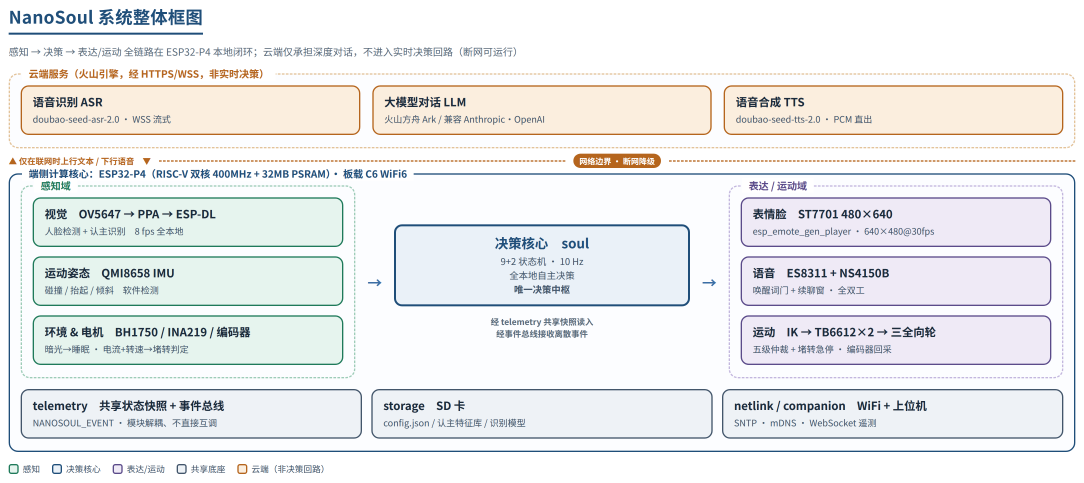
#> input picture docs/report/figures/fig_2_1_system.png, 3252 x 1448 px (shown at 1/3 size)
$ python -i build_intro.py   (imports and definitions only)
#> lines starting #> are read from the running program, lines starting #| are printed output that depends on the picture
#!/usr/bin/env python3
# -*- coding: utf-8 -*-
import math
import os
import subprocess
import zipfile
from pathlib import Path

from PIL import Image, ImageDraw, ImageFilter, ImageOps


ROOT = Path(__file__).resolve().parents[3]
OUT = ROOT / "media" / "video"
ASSETS = OUT / "assets"
SLIDES = OUT / "slides"
CLIPS = OUT / "clips"
AUDIO = OUT / "audio"
WORK = OUT / "work"
FINAL = OUT / "NanoSoul_intro_90s.mp4"
W, H, FPS = 1920, 1080, 30
VOICE = "NotoSansSC-Regular.otf"


def run(cmd):
    print("+", " ".join(str(x) for x in cmd))
    subprocess.run([str(x) for x in cmd], cwd=ROOT, check=True)


# [18 lines left out: function ffprobe_duration, not called in this run]


def fc_match(family):
#> further down, picture is the input picture: PIL image 3252x1448 RGB; mean R, G, B 235.3, 236.5, 237.3
    p = subprocess.run(
        ["fc-match", "-f", "%{file}", family],
        text=True,
        capture_output=True,
        check=True,
    )
    return p.stdout.strip()


FONT_REG = "/usr/share/fonts/google-noto-sans-cjk-vf-fonts/NotoSansCJK-VF.ttc"
# [2 lines that did not run here, left out]
FONT_BOLD = FONT_REG


# [4 lines left out: function font, not called in this run]


def ensure_dirs():
    for p in [ASSETS, SLIDES, CLIPS, AUDIO, WORK]:
        p.mkdir(parents=True, exist_ok=True)


# [27 lines left out: functions extract_logo, extract_report_media, not called in this run]


def fit_cover(img, size=(W, H)):
#> called with size = (1920, 1080)
    img = ImageOps.exif_transpose(img).convert("RGB")
    sw, sh = size
    scale = max(sw / img.width, sh / img.height)
#> scale = 0.746
    nw, nh = int(img.width * scale), int(img.height * scale)
#> nw = 2425; nh = 1080
    img = img.resize((nw, nh), Image.Resampling.LANCZOS)
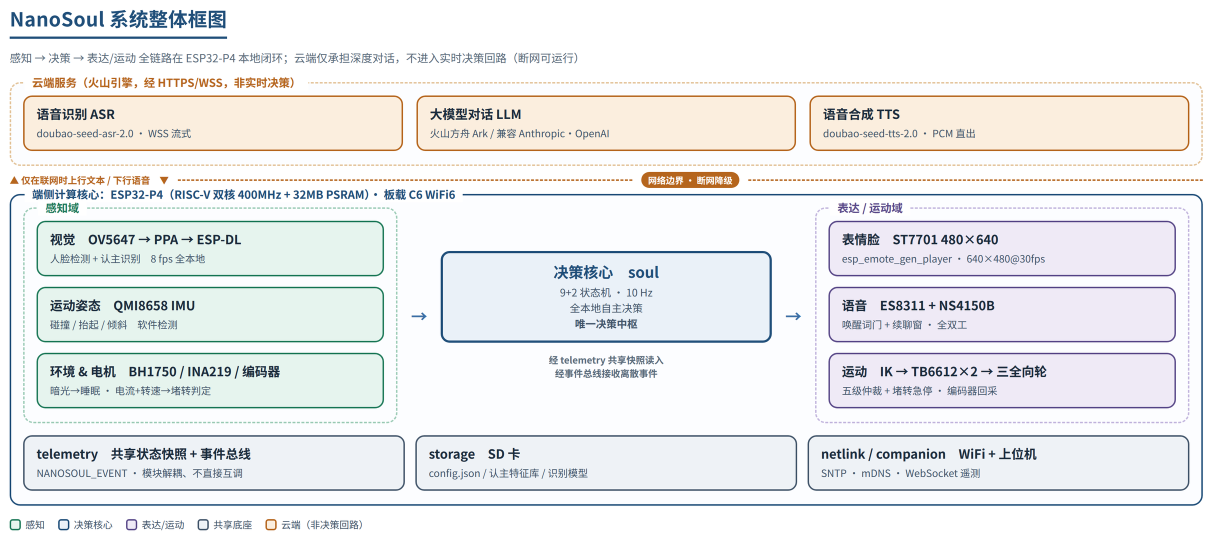
#> img: PIL image 2425x1080 RGB (shown at 1/2 size); mean R, G, B 235.1, 236.3, 237
    left = (nw - sw) // 2
#> left = 252
    top = (nh - sh) // 2
#> top = 0
    return img.crop((left, top, left + sw, top + sh))
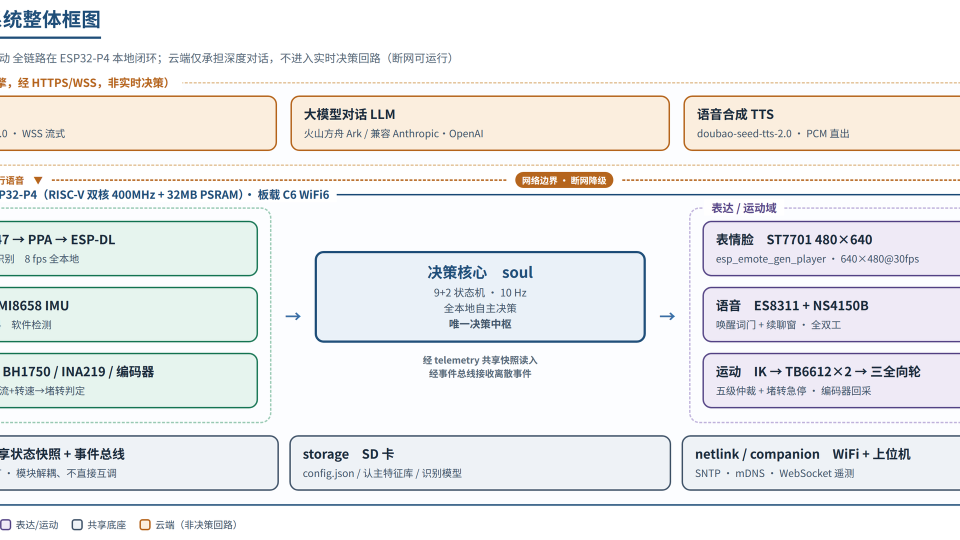
#> returned value: PIL image 1920x1080 RGB (shown at 1/2 size); mean R, G, B 235.6, 236.7, 237.4


# [41 lines left out: functions fit_contain, overlay_gradient, draw_wrapped, not called in this run]


def rounded_panel(draw, box, fill=(255, 255, 255, 225), outline=(31, 78, 121, 80)):
    draw.rounded_rectangle(box, radius=8, fill=fill, outline=outline, width=2)


# [88 lines left out: functions paste_logo, slide_title, slide_summary_core, slide_summary_tech, make_label, slide_diagram, not called in this run]


def slide_full_image(out_name, image_path):
    img = fit_contain(Image.open(image_path), (0, 0, W, H), fill=(255, 255, 255))
    img.save(SLIDES / out_name, quality=95)


# [287 lines left out: functions slide_photo, slide_outro, render_slides, still_clip, video_clip, concat_clips and 3 more, not called in this run]


# [2 lines not run here, left out]

>>> from PIL import Image
>>> picture = Image.open('../../../docs/report/figures/fig_2_1_system.png')
>>> result = fit_cover(picture)

$ run again, on docs/report/figures/fig_1_6_process.png
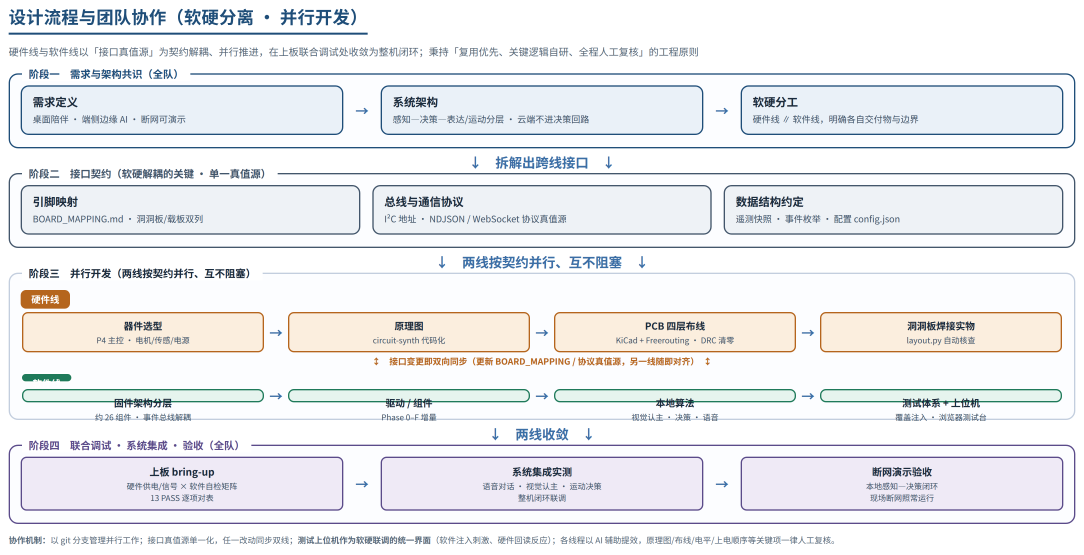
#> input picture docs/report/figures/fig_1_6_process.png, 3252 x 1663 px (shown at 1/3 size)
#> picture is the input picture: PIL image 3252x1663 RGB; mean R, G, B 235.1, 236.5, 239.3
#> in fit_cover, `img = img.resize((nw, nh), Image.Resampling.LANCZOS)`:
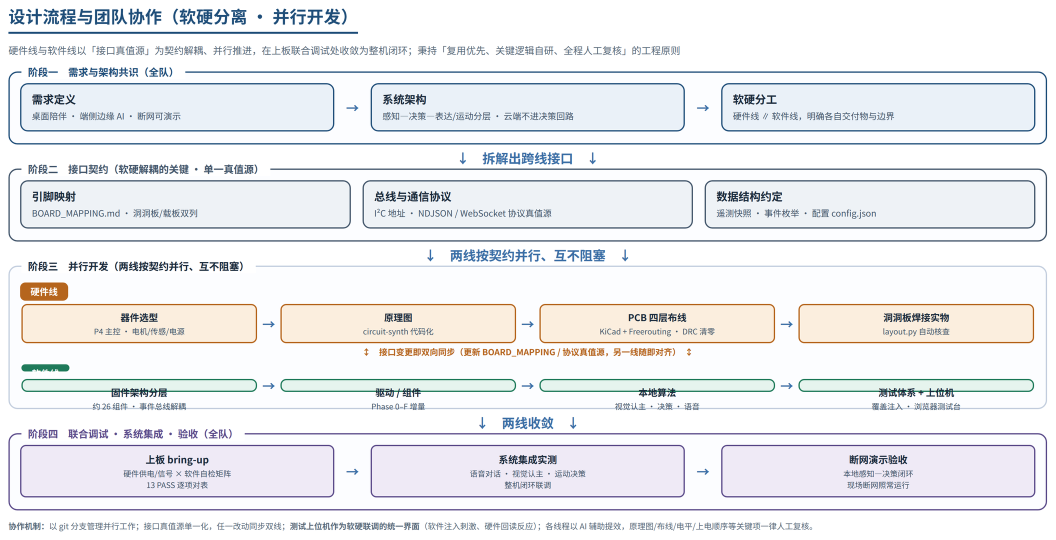
#> img: PIL image 2111x1080 RGB (shown at 1/2 size); mean R, G, B 234.9, 236.2, 239.1
#> in fit_cover, `return img.crop((left, top, left + sw, top + sh))`:
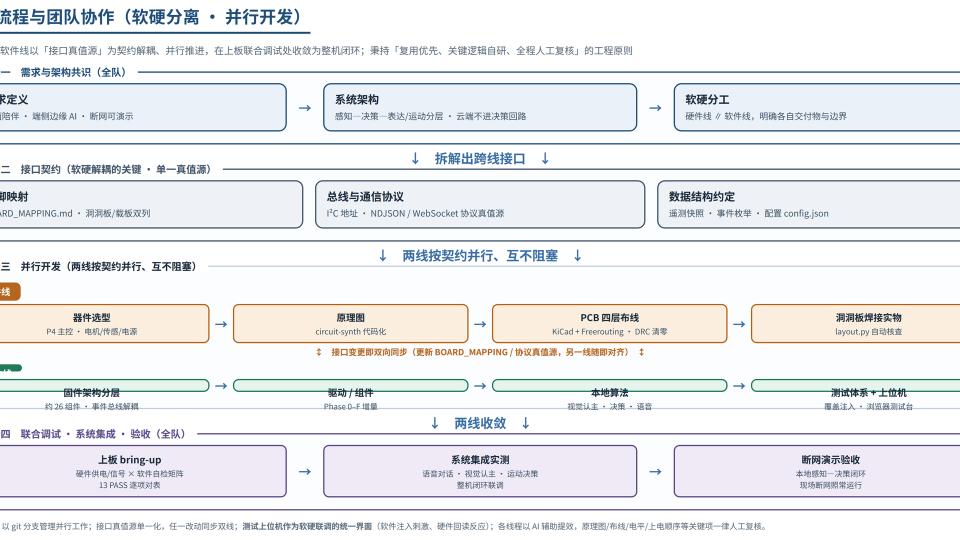
#> returned value: PIL image 1920x1080 RGB (shown at 1/2 size); mean R, G, B 234.6, 236, 238.9

$ run again, on docs/report/figures/fig_2_2_power.png
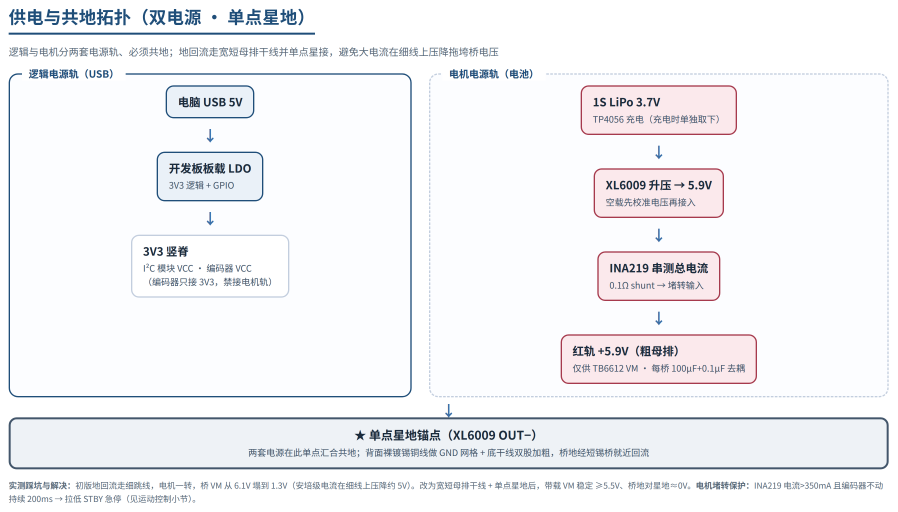
#> input picture docs/report/figures/fig_2_2_power.png, 2692 x 1535 px (shown at 1/3 size)
#> picture is the input picture: PIL image 2692x1535 RGB; mean R, G, B 242.5, 243.1, 246
#> in fit_cover, `img = img.resize((nw, nh), Image.Resampling.LANCZOS)`:
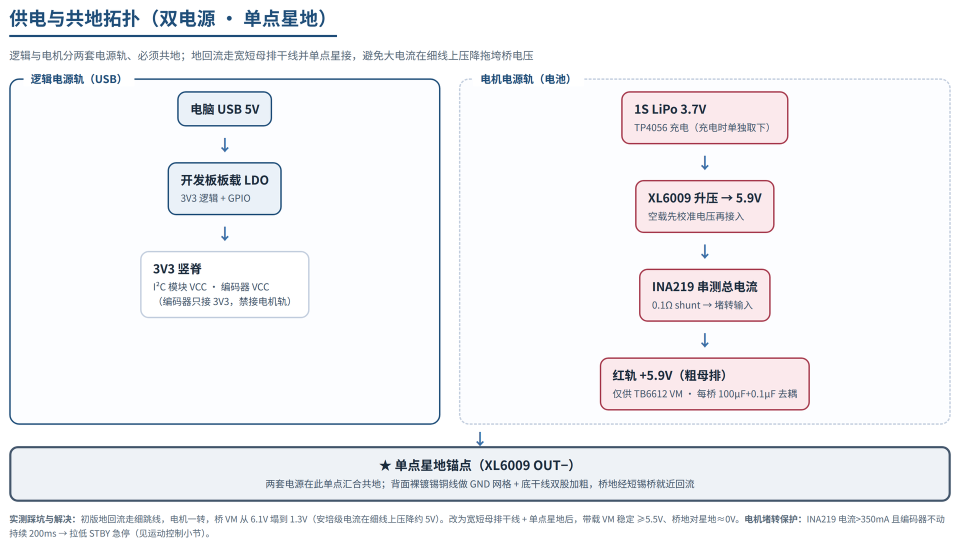
#> img: PIL image 1920x1094 RGB (shown at 1/2 size); mean R, G, B 242.3, 243, 245.8
#> in fit_cover, `return img.crop((left, top, left + sw, top + sh))`:
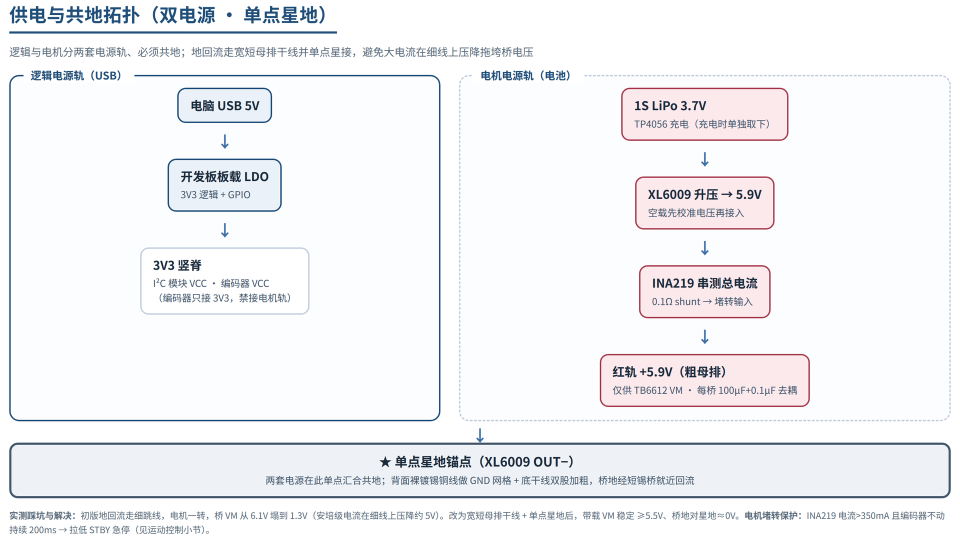
#> returned value: PIL image 1920x1080 RGB (shown at 1/2 size); mean R, G, B 242.2, 242.8, 245.7
